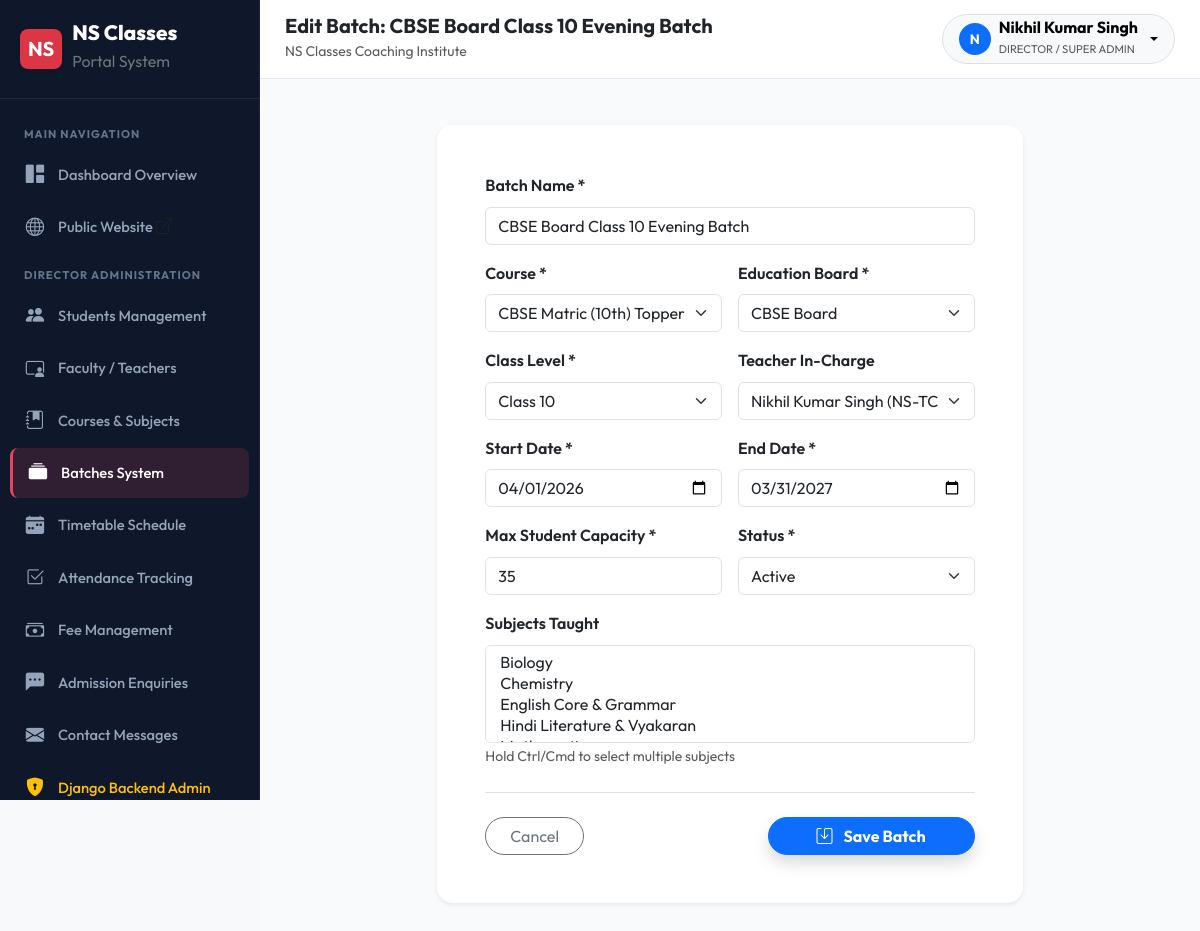
The app's page /batches/3/edit/ (signed in) with its own data.
### batches/models.py (models this page shows, shortened)
class Batch(models.Model):
    STATUS_CHOICES = [
        ('active', 'Active'),
        ('upcoming', 'Upcoming'),
        ('completed', 'Completed'),
        ('cancelled', 'Cancelled'),
    ]
    BOARD_CHOICES = [
        ('CBSE', 'CBSE Board'),
    ]
    CLASS_CHOICES = [(str(i), f'Class {i}') for i in range(6, 13)]
    name = models.CharField(max_length=200)
    course = models.ForeignKey(Course, on_delete=models.CASCADE, related_name='batches')
    board = models.CharField(max_length=10, choices=BOARD_CHOICES)
    class_level = models.CharField(max_length=5, choices=CLASS_CHOICES, verbose_name='Class')
    subjects = models.ManyToManyField(Subject, related_name='batches', blank=True)
    teacher = models.ForeignKey(Teacher, on_delete=models.SET_NULL, null=True, blank=True, related_name='batches')
    start_date = models.DateField()
    end_date = models.DateField()
    max_students = models.PositiveIntegerField(default=30)
    status = models.CharField(max_length=15, choices=STATUS_CHOICES, default='active')
    created_at = models.DateTimeField(auto_now_add=True)
    class Meta:
        ordering = ['name']
        verbose_name = 'Batch'
        verbose_name_plural = 'Batches'

### teachers/models.py (models this page shows, shortened)
class Teacher(models.Model):
    user = models.OneToOneField(User, on_delete=models.CASCADE, related_name='teacher_profile')
    teacher_id = models.CharField(max_length=20, unique=True)
    photo = models.ImageField(upload_to='teachers/', blank=True, null=True)
    phone = models.CharField(max_length=15)
    qualification = models.CharField(max_length=200)
    specialization = models.ManyToManyField(Subject, related_name='specialist_teachers', blank=True)
    experience = models.PositiveIntegerField(help_text='Years of experience', default=0)
    bio = models.TextField(blank=True, help_text='Short biography')
    joining_date = models.DateField()
    is_active = models.BooleanField(default=True)
    created_at = models.DateTimeField(auto_now_add=True)
    def __str__(self):
        return f"{self.user.get_full_name()} ({self.teacher_id})"
    class Meta:
        ordering = ['user__first_name']
        verbose_name = 'Teacher'
        verbose_name_plural = 'Teachers'

### batches/views.py (the view)
# urls.py: path('<int:pk>/edit/', views.batch_update, name='update'),
@login_required
def batch_update(request, pk):
    if not is_admin(request.user):
        messages.error(request, "Permission denied.")
        return redirect('dashboard:home')
    batch = get_object_or_404(Batch, pk=pk)
    if request.method == 'POST':
        form = BatchForm(request.POST, instance=batch)
        if form.is_valid():
            form.save()
            messages.success(request, f"Batch '{batch.name}' updated successfully!")
            return redirect('batches:detail', pk=batch.pk)
    else:
        form = BatchForm(instance=batch)
    return render(request, 'batches/batch_form.html', {'form': form, 'title': f'Edit Batch: {batch.name}', 'is_edit': True})

### templates/batches/batch_form.html (shortened to what this page needs)
{% extends 'base_dashboard.html' %}
{% load static %}
{% block page_title %}{{ title }}{% endblock %}
{% block dashboard_body %}
<div class="row justify-content-center">
    <div class="col-lg-8">
        <div class="card border-0 shadow-sm rounded-4 p-4 p-md-5 bg-white">
            <form method="POST">
                <div class="row g-3">
                    <div class="col-12">
                        <label class="form-label fw-semibold">Batch Name *</label>
                        {{ form.name }}
                    </div>
                    <div class="col-md-6">
                        <label class="form-label fw-semibold">Course *</label>
                        {{ form.course }}
                    </div>
                    <div class="col-md-6">
                        <label class="form-label fw-semibold">Education Board *</label>
                        {{ form.board }}
                    </div>
                    <div class="col-md-6">
                        <label class="form-label fw-semibold">Class Level *</label>
                        {{ form.class_level }}
                    </div>
                    <div class="col-md-6">
                        <label class="form-label fw-semibold">Teacher In-Charge</label>
                        {{ form.teacher }}
                    </div>
                    <div class="col-md-6">
                        <label class="form-label fw-semibold">Start Date *</label>
                        {{ form.start_date }}
                    </div>
                    <div class="col-md-6">
                        <label class="form-label fw-semibold">End Date *</label>
                        {{ form.end_date }}
                    </div>
                    <div class="col-md-6">
                        <label class="form-label fw-semibold">Max Student Capacity *</label>
                        {{ form.max_students }}
                    </div>
                    <div class="col-md-6">
                        <label class="form-label fw-semibold">Status *</label>
                        {{ form.status }}
                    </div>
                    <div class="col-12">
                        <label class="form-label fw-semibold">Subjects Taught</label>
                        {{ form.subjects }}
                        <small class="text-muted">Hold Ctrl/Cmd to select multiple subjects</small>
                    </div>
                </div>
                <div class="d-flex justify-content-between align-items-center pt-4 border-top mt-4">
                    <a href="{% url 'batches:list' %}" class="btn btn-outline-secondary rounded-pill px-4">Cancel</a>
                    <button type="submit" class="btn btn-primary fw-bold rounded-pill px-5 shadow">
                        <i class="bi bi-save me-2"></i> Save Batch
                    </button>
                </div>
            </form>
        </div>
    </div>
</div>
{% endblock %}

### templates/base_dashboard.html (shortened to what this page needs)
{% load static %}
<!DOCTYPE html>
<html lang="en">
<head>
    <link href="https://cdn.jsdelivr.net/npm/bootstrap@5.3.3/dist/css/bootstrap.min.css" rel="stylesheet">
    <link rel="stylesheet" href="https://cdn.jsdelivr.net/npm/bootstrap-icons@1.11.3/font/bootstrap-icons.min.css">
    <link rel="stylesheet" href="{% static 'css/style.css' %}">
</head>
<body class="bg-light">
    <div class="dashboard-wrapper">
        <aside class="dashboard-sidebar" id="dashboardSidebar">
            <div class="sidebar-brand">
                <span class="d-inline-flex align-items-center justify-content-center bg-danger text-white rounded-3 px-2 py-1 fs-5 fw-bold shadow-sm">NS</span>
                <div>
                    <div class="lh-1">{{ SITE_NAME }}</div>
                    <small class="text-secondary fs-6 fw-normal">Portal System</small>
                </div>
            </div>
            <ul class="sidebar-menu">
                <li class="sidebar-heading">Main Navigation</li>
                <li>
                    <a href="{% url 'dashboard:home' %}" class="sidebar-link {% if 'dashboard' in request.path and not 'direct' in request.path %}active{% endif %}">
                        <i class="bi bi-grid-1x2-fill"></i>
                        <span>Dashboard Overview</span>
                    </a>
                </li>
                <li>
                    <a href="{% url 'website:home' %}" class="sidebar-link" target="_blank">
                        <i class="bi bi-globe"></i>
                        <span>Public Website <i class="bi bi-box-arrow-up-right fs-6 text-muted"></i></span>
                    </a>
                </li>
                {% if user.is_superuser or user.profile.role == 'admin' %}
                    <li class="sidebar-heading">Director Administration</li>
                    <li>
                        <a href="{% url 'students:list' %}" class="sidebar-link {% if 'students' in request.path %}active{% endif %}">
                            <i class="bi bi-people-fill"></i>
                            <span>Students Management</span>
                        </a>
                    </li>
                    <li>
                        <a href="{% url 'teachers:list' %}" class="sidebar-link {% if 'manage-teachers' in request.path %}active{% endif %}">
                            <i class="bi bi-person-video3"></i>
                            <span>Faculty / Teachers</span>
                        </a>
                    </li>
                    <li>
                        <a href="{% url 'courses:manage_list' %}" class="sidebar-link {% if 'manage-courses' in request.path %}active{% endif %}">
                            <i class="bi bi-journal-bookmark-fill"></i>
                            <span>Courses & Subjects</span>
                        </a>
                    </li>
                    <li>
                        <a href="{% url 'batches:list' %}" class="sidebar-link {% if 'batches' in request.path %}active{% endif %}">
                            <i class="bi bi-collection-fill"></i>
                            <span>Batches System</span>
                        </a>
                    </li>
                    <li>
                        <a href="{% url 'timetable:index' %}" class="sidebar-link {% if 'timetable' in request.path %}active{% endif %}">
                            <i class="bi bi-calendar-week-fill"></i>
                            <span>Timetable Schedule</span>
                        </a>
                    </li>
                    <li>
                        <a href="{% url 'attendance:mark' %}" class="sidebar-link {% if 'attendance' in request.path %}active{% endif %}">
                            <i class="bi bi-check2-square"></i>
                            <span>Attendance Tracking</span>
                        </a>
                    </li>
                    <li>
                        <a href="{% url 'fees:list' %}" class="sidebar-link {% if 'fees' in request.path %}active{% endif %}">
                            <i class="bi bi-cash-stack"></i>
                            <span>Fee Management</span>
                        </a>
                    </li>
                    <li>
                        <a href="{% url 'enquiries:list' %}" class="sidebar-link {% if 'enquiries' in request.path and not 'messages' in request.path %}active{% endif %}">
                            <i class="bi bi-chat-left-dots-fill"></i>
                            <span>Admission Enquiries</span>
                        </a>
                    </li>
                    <li>
                        <a href="{% url 'enquiries:messages' %}" class="sidebar-link {% if 'messages' in request.path %}active{% endif %}">
                            <i class="bi bi-envelope-fill"></i>
                            <span>Contact Messages</span>
                        </a>
                    </li>
                    <li>
                        <a href="/django-admin/" target="_blank" class="sidebar-link text-warning">
                            <i class="bi bi-shield-lock-fill"></i>
                            <span>Django Backend Admin</span>
                        </a>
                    </li>
                {% endif %}
            </ul>
        </aside>
        <div class="dashboard-main">
            <header class="dashboard-topbar">
                <div class="d-flex align-items-center gap-3">
                    <div>
                        <h5 class="mb-0 fw-bold text-dark">{% block page_title %}Dashboard{% endblock %}</h5>
                        <small class="text-muted">{% block page_subtitle %}NS Classes Coaching Institute{% endblock %}</small>
                    </div>
                </div>
                <div class="d-flex align-items-center gap-3">
                    <div class="dropdown">
                        <button class="btn btn-light rounded-pill border d-flex align-items-center gap-2 px-3 py-1 dropdown-toggle" type="button" data-bs-toggle="dropdown">
                            <div class="bg-primary text-white rounded-circle d-flex align-items-center justify-content-center" style="width: 32px; height: 32px; font-weight: 700; font-size: 0.85rem;">
                                {{ user.first_name|default:user.username|make_list|first|upper }}
                            </div>
                            <div class="text-start d-none d-sm-block">
                                <div class="fw-bold fs-6 lh-1">{{ user.get_full_name|default:user.username }}</div>
                                <small class="text-muted text-uppercase" style="font-size: 0.7rem;">
                                    {% if user.is_superuser %}Director / Super Admin
                                    {% elif user.profile.role == 'teacher' %}Faculty Teacher
                                    {% else %}Student{% endif %}
                                </small>
                            </div>
                        </button>
                    </div>
                </div>
            </header>
            <div class="px-4 pt-3">
            </div>
            <div class="dashboard-content">
                {% block dashboard_body %}{% endblock %}
            </div>
        </div>
    </div>
</body>
</html>

### records on screen
Batch: name "CBSE Board Class 10 Evening Batch", course "CBSE Matric (10th) Topper Batch (CBSE Board - Class 10)", board "CBSE Board", class_level "Class 10", start_date "04/01/2026", end_date "03/31/2027", max_students "35", status "Active"
Teacher: teacher "Nikhil Kumar Singh (NS-TCH-001)"

### other values on screen
{{ SITE_NAME }} "NS Classes"
{{ title }} "Edit Batch: CBSE Board Class 10 Evening Batch"
{{ user.first_name|default:user.username|make_list|first|upper }} "N"
{{ user.get_full_name|default:user.username }} "Nikhil Kumar Singh"
